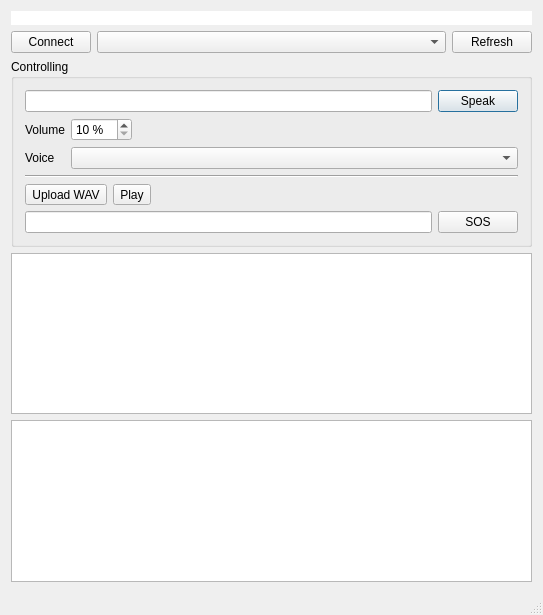
<?xml version="1.0" encoding="UTF-8"?>
<ui version="4.0">
 <class>MainWindow</class>
 <widget class="QMainWindow" name="MainWindow">
  <property name="geometry">
   <rect>
    <x>0</x>
    <y>0</y>
    <width>543</width>
    <height>615</height>
   </rect>
  </property>
  <property name="windowTitle">
   <string>Bones Speech and Sound Module Demo</string>
  </property>
  <widget class="QWidget" name="centralWidget">
   <layout class="QVBoxLayout" name="verticalLayout_2">
    <item>
     <widget class="QLabel" name="label_3">
      <property name="palette">
       <palette>
        <active>
         <colorrole role="Base">
          <brush brushstyle="SolidPattern">
           <color alpha="255">
            <red>255</red>
            <green>255</green>
            <blue>255</blue>
           </color>
          </brush>
         </colorrole>
         <colorrole role="Window">
          <brush brushstyle="SolidPattern">
           <color alpha="255">
            <red>255</red>
            <green>255</green>
            <blue>255</blue>
           </color>
          </brush>
         </colorrole>
        </active>
        <inactive>
         <colorrole role="Base">
          <brush brushstyle="SolidPattern">
           <color alpha="255">
            <red>255</red>
            <green>255</green>
            <blue>255</blue>
           </color>
          </brush>
         </colorrole>
         <colorrole role="Window">
          <brush brushstyle="SolidPattern">
           <color alpha="255">
            <red>255</red>
            <green>255</green>
            <blue>255</blue>
           </color>
          </brush>
         </colorrole>
        </inactive>
        <disabled>
         <colorrole role="Base">
          <brush brushstyle="SolidPattern">
           <color alpha="255">
            <red>255</red>
            <green>255</green>
            <blue>255</blue>
           </color>
          </brush>
         </colorrole>
         <colorrole role="Window">
          <brush brushstyle="SolidPattern">
           <color alpha="255">
            <red>255</red>
            <green>255</green>
            <blue>255</blue>
           </color>
          </brush>
         </colorrole>
        </disabled>
       </palette>
      </property>
      <property name="autoFillBackground">
       <bool>true</bool>
      </property>
      <property name="frameShape">
       <enum>QFrame::NoFrame</enum>
      </property>
      <property name="frameShadow">
       <enum>QFrame::Sunken</enum>
      </property>
      <property name="text">
       <string/>
      </property>
      <property name="pixmap">
       <pixmap resource="BSMDemo.qrc">:/Bones/Resource/Bones.png</pixmap>
      </property>
      <property name="alignment">
       <set>Qt::AlignRight|Qt::AlignTrailing|Qt::AlignVCenter</set>
      </property>
     </widget>
    </item>
    <item>
     <layout class="QHBoxLayout" name="horizontalLayout">
      <item>
       <widget class="QPushButton" name="pbConnect">
        <property name="text">
         <string>Connect</string>
        </property>
       </widget>
      </item>
      <item>
       <widget class="QComboBox" name="cbSerial">
        <property name="sizePolicy">
         <sizepolicy hsizetype="MinimumExpanding" vsizetype="Fixed">
          <horstretch>0</horstretch>
          <verstretch>0</verstretch>
         </sizepolicy>
        </property>
       </widget>
      </item>
      <item>
       <widget class="QPushButton" name="pbRefresh">
        <property name="text">
         <string>Refresh</string>
        </property>
       </widget>
      </item>
     </layout>
    </item>
    <item>
     <widget class="QGroupBox" name="groupBox">
      <property name="title">
       <string>Controlling</string>
      </property>
      <layout class="QVBoxLayout" name="verticalLayout">
       <item>
        <layout class="QHBoxLayout" name="horizontalLayout_2">
         <item>
          <widget class="QLineEdit" name="leSpeak"/>
         </item>
         <item>
          <widget class="QPushButton" name="pbSpeak">
           <property name="text">
            <string>Speak</string>
           </property>
           <property name="default">
            <bool>true</bool>
           </property>
          </widget>
         </item>
        </layout>
       </item>
       <item>
        <layout class="QGridLayout" name="gridLayout">
         <item row="0" column="0" colspan="2">
          <widget class="QLabel" name="label">
           <property name="text">
            <string>Volume</string>
           </property>
          </widget>
         </item>
         <item row="0" column="2">
          <widget class="QSpinBox" name="sbVolume">
           <property name="suffix">
            <string notr="true"> %</string>
           </property>
           <property name="minimum">
            <number>10</number>
           </property>
           <property name="maximum">
            <number>100</number>
           </property>
          </widget>
         </item>
         <item row="0" column="3">
          <spacer name="horizontalSpacer">
           <property name="orientation">
            <enum>Qt::Horizontal</enum>
           </property>
           <property name="sizeHint" stdset="0">
            <size>
             <width>58</width>
             <height>20</height>
            </size>
           </property>
          </spacer>
         </item>
         <item row="1" column="0" colspan="2">
          <widget class="QLabel" name="label_2">
           <property name="text">
            <string>Voice</string>
           </property>
          </widget>
         </item>
         <item row="1" column="2" colspan="2">
          <widget class="QComboBox" name="cbVoice">
           <property name="sizePolicy">
            <sizepolicy hsizetype="MinimumExpanding" vsizetype="Fixed">
             <horstretch>0</horstretch>
             <verstretch>0</verstretch>
            </sizepolicy>
           </property>
          </widget>
         </item>
        </layout>
       </item>
       <item>
        <widget class="Line" name="line">
         <property name="orientation">
          <enum>Qt::Horizontal</enum>
         </property>
        </widget>
       </item>
       <item>
        <layout class="QHBoxLayout" name="horizontalLayout_3">
         <item>
          <widget class="QToolButton" name="tbUp">
           <property name="text">
            <string>Upload WAV</string>
           </property>
          </widget>
         </item>
         <item>
          <widget class="QToolButton" name="tbPlay">
           <property name="text">
            <string>Play</string>
           </property>
           <property name="icon">
            <iconset resource="BSMDemo.qrc">
             <normaloff>:/Bones/Resource/media-play-16.png</normaloff>:/Bones/Resource/media-play-16.png</iconset>
           </property>
          </widget>
         </item>
         <item>
          <spacer name="horizontalSpacer_2">
           <property name="orientation">
            <enum>Qt::Horizontal</enum>
           </property>
           <property name="sizeHint" stdset="0">
            <size>
             <width>40</width>
             <height>20</height>
            </size>
           </property>
          </spacer>
         </item>
        </layout>
       </item>
       <item>
        <layout class="QHBoxLayout" name="horizontalLayout_4">
         <item>
          <widget class="QLineEdit" name="leSOS"/>
         </item>
         <item>
          <widget class="QPushButton" name="pbSOS">
           <property name="text">
            <string>SOS</string>
           </property>
          </widget>
         </item>
        </layout>
       </item>
      </layout>
     </widget>
    </item>
    <item>
     <widget class="QTextEdit" name="teInfo">
      <property name="readOnly">
       <bool>true</bool>
      </property>
     </widget>
    </item>
    <item>
     <widget class="QTextEdit" name="tePlainText">
      <property name="readOnly">
       <bool>true</bool>
      </property>
     </widget>
    </item>
   </layout>
  </widget>
  <widget class="QMenuBar" name="menuBar">
   <property name="geometry">
    <rect>
     <x>0</x>
     <y>0</y>
     <width>543</width>
     <height>26</height>
    </rect>
   </property>
  </widget>
  <widget class="QStatusBar" name="statusBar"/>
 </widget>
 <layoutdefault spacing="6" margin="11"/>
 <resources>
  <include location="BSMDemo.qrc"/>
 </resources>
 <connections>
  <connection>
   <sender>leSpeak</sender>
   <signal>returnPressed()</signal>
   <receiver>pbSpeak</receiver>
   <slot>click()</slot>
   <hints>
    <hint type="sourcelabel">
     <x>180</x>
     <y>182</y>
    </hint>
    <hint type="destinationlabel">
     <x>518</x>
     <y>185</y>
    </hint>
   </hints>
  </connection>
  <connection>
   <sender>leSOS</sender>
   <signal>returnPressed()</signal>
   <receiver>pbSOS</receiver>
   <slot>click()</slot>
   <hints>
    <hint type="sourcelabel">
     <x>309</x>
     <y>313</y>
    </hint>
    <hint type="destinationlabel">
     <x>492</x>
     <y>316</y>
    </hint>
   </hints>
  </connection>
  <connection>
   <sender>leSOS</sender>
   <signal>returnPressed()</signal>
   <receiver>leSOS</receiver>
   <slot>selectAll()</slot>
   <hints>
    <hint type="sourcelabel">
     <x>86</x>
     <y>314</y>
    </hint>
    <hint type="destinationlabel">
     <x>180</x>
     <y>316</y>
    </hint>
   </hints>
  </connection>
 </connections>
</ui>
